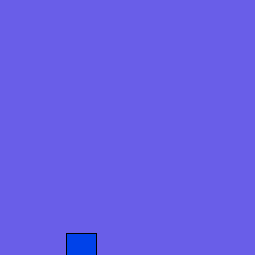
Frame 1 (no input)
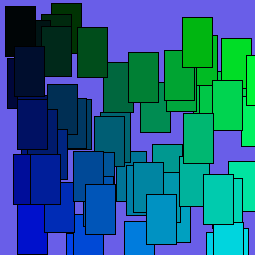
Frame 60 (the mouse pressed at the canvas centre just before this capture)
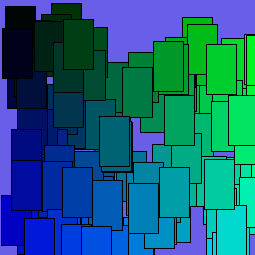
Frame 120 (the mouse held since frame 60 and released just before this capture)

The Processing sketch that drew these frames (run headless with seeded random() and noise(); from frame 60 on, the mouse is pressed at the canvas centre):

// Processing sketch: two
// ── two.pde
// time -- % millis()


float randie;
float randX, randY;

void setup() {
  size(255, 255);
  background(105, 94, 232);
}

void draw() {
  randie = random(1);
   randX = random(0, width);
   randY = random(0, height-10);
   
   fill(randie, randX, randY);
   rect(randX, randY, 30, 50);
   
   println(randie);
  
}
